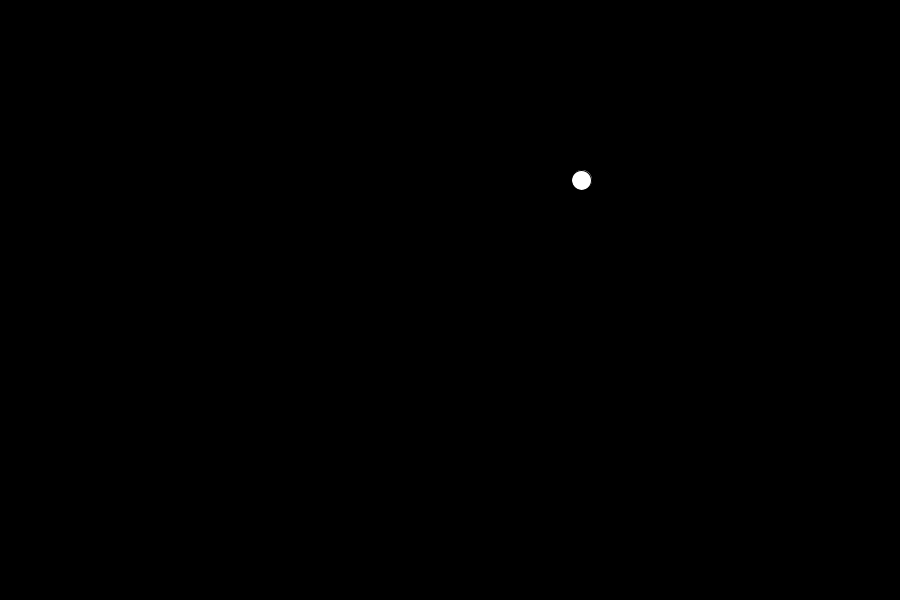
Frame 1 (no input)
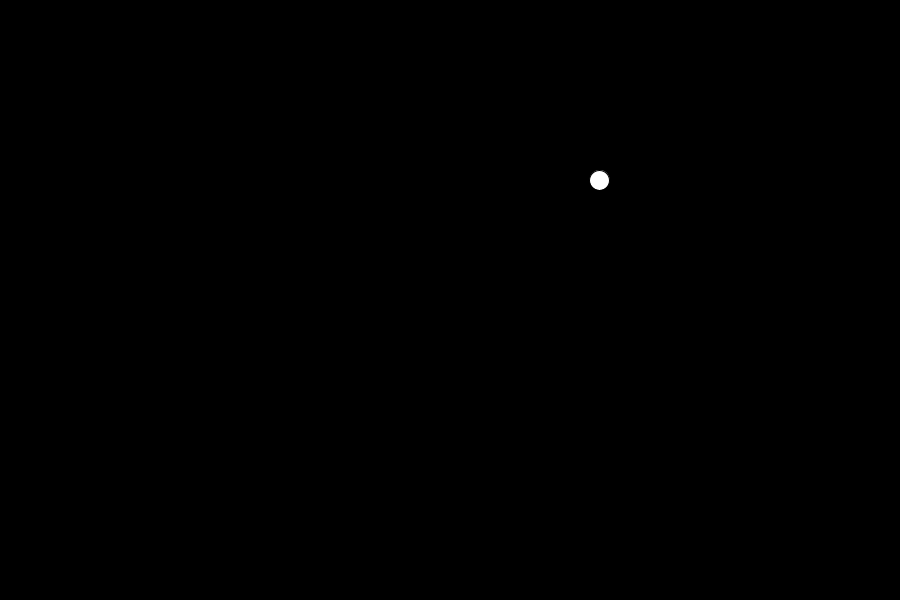
Frame 60 (the mouse pressed at the canvas centre just before this capture)
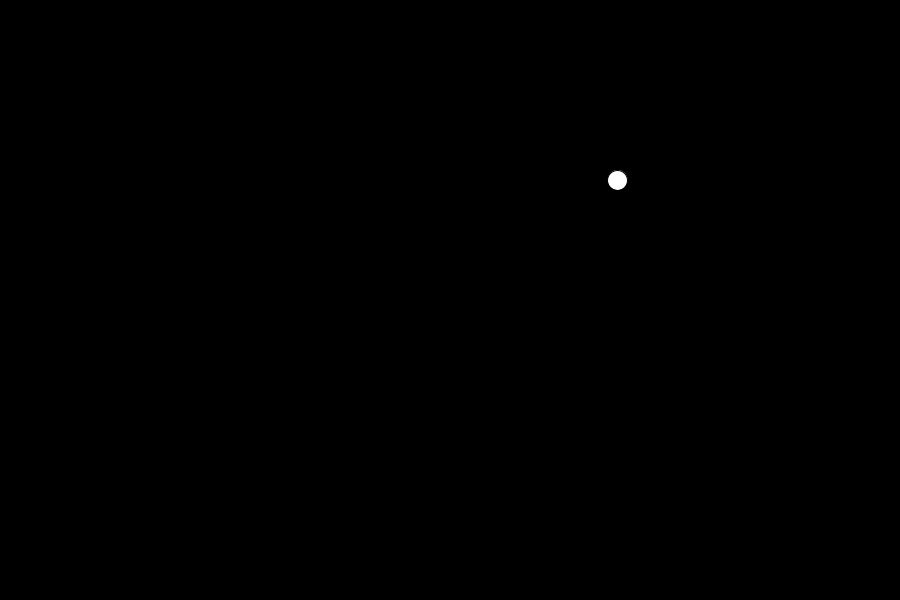
Frame 120 (the mouse held since frame 60 and released just before this capture)

The Processing sketch that drew these frames (run headless with seeded random() and noise(); from frame 60 on, the mouse is pressed at the canvas centre):

// Processing sketch: bouncing_ball
// ── bouncing_ball.pde
float circleX;

void setup(){
  size(900, 600);
  circleX = random(0,width);
}

void draw(){
  background(0);
  
  fill(255);
  ellipse(circleX,180,20,20);
  
  
 circleX += 0.3;
 println(circleX,180);
 
}
